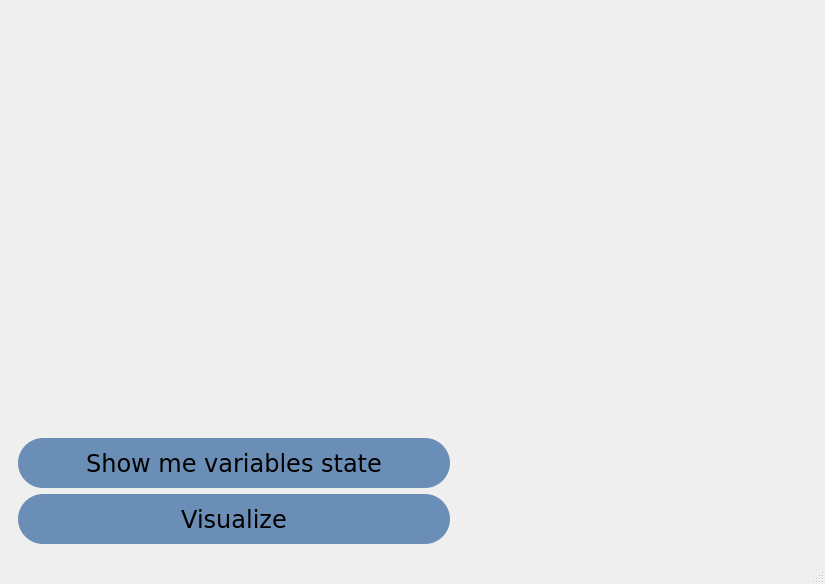
<?xml version="1.0" encoding="UTF-8"?>
<ui version="4.0">
 <class>MainWindow</class>
 <widget class="QMainWindow" name="MainWindow">
  <property name="geometry">
   <rect>
    <x>0</x>
    <y>0</y>
    <width>825</width>
    <height>584</height>
   </rect>
  </property>
  <property name="maximumSize">
   <size>
    <width>16777215</width>
    <height>16777215</height>
   </size>
  </property>
  <property name="windowTitle">
   <string>MainWindow</string>
  </property>
  <widget class="QWidget" name="centralwidget">
   <layout class="QGridLayout" name="gridLayout">
    <item row="0" column="0">
     <widget class="QWidget" name="widget" native="true">
      <property name="sizePolicy">
       <sizepolicy hsizetype="Fixed" vsizetype="Preferred">
        <horstretch>0</horstretch>
        <verstretch>0</verstretch>
       </sizepolicy>
      </property>
      <property name="minimumSize">
       <size>
        <width>450</width>
        <height>0</height>
       </size>
      </property>
      <layout class="QVBoxLayout" name="verticalLayout_2">
       <item>
        <widget class="CodeEditor" name="widget_4" native="true">
         <property name="sizePolicy">
          <sizepolicy hsizetype="Minimum" vsizetype="Minimum">
           <horstretch>0</horstretch>
           <verstretch>0</verstretch>
          </sizepolicy>
         </property>
         <property name="mouseTracking">
          <bool>false</bool>
         </property>
         <property name="autoFillBackground">
          <bool>false</bool>
         </property>
         <property name="styleSheet">
          <string notr="true"/>
         </property>
        </widget>
       </item>
       <item>
        <widget class="QPushButton" name="variables">
         <property name="minimumSize">
          <size>
           <width>0</width>
           <height>50</height>
          </size>
         </property>
         <property name="font">
          <font>
           <family>Verdana</family>
           <pointsize>18</pointsize>
           <weight>50</weight>
           <bold>false</bold>
          </font>
         </property>
         <property name="styleSheet">
          <string notr="true">QPushButton {
	border-radius: 25px;
	background-color: rgb(107, 142, 183);
	color : rgb(0,0,0);
}


QPushButton:hover{
	background-color: rgb(188, 211, 231);
}


QPushButton:clicked {
	color: rgb(241, 255, 253);
}</string>
         </property>
         <property name="text">
          <string>Show me variables state</string>
         </property>
        </widget>
       </item>
       <item>
        <widget class="QPushButton" name="Visualize">
         <property name="minimumSize">
          <size>
           <width>0</width>
           <height>50</height>
          </size>
         </property>
         <property name="font">
          <font>
           <family>Verdana</family>
           <pointsize>18</pointsize>
           <weight>50</weight>
           <italic>false</italic>
           <bold>false</bold>
          </font>
         </property>
         <property name="styleSheet">
          <string notr="true">QPushButton {
	border-radius: 25px;
	background-color: rgb(107, 142, 183);
	color : rgb(0,0,0);
}


QPushButton:hover{
	background-color: rgb(188, 211, 231);
}


QPushButton:clicked {
	color: rgb(241, 255, 253);
}</string>
         </property>
         <property name="text">
          <string>Visualize</string>
         </property>
        </widget>
       </item>
      </layout>
     </widget>
    </item>
    <item row="0" column="1">
     <widget class="QWidget" name="widget_2" native="true">
      <layout class="QVBoxLayout" name="verticalLayout">
       <item>
        <widget class="Viewer" name="widget_3" native="true">
         <property name="cursor">
          <cursorShape>PointingHandCursor</cursorShape>
         </property>
        </widget>
       </item>
       <item>
        <widget class="VariableExplorer" name="widget_5" native="true">
         <property name="sizePolicy">
          <sizepolicy hsizetype="Preferred" vsizetype="Fixed">
           <horstretch>0</horstretch>
           <verstretch>0</verstretch>
          </sizepolicy>
         </property>
         <property name="minimumSize">
          <size>
           <width>0</width>
           <height>100</height>
          </size>
         </property>
         <property name="cursor">
          <cursorShape>PointingHandCursor</cursorShape>
         </property>
        </widget>
       </item>
      </layout>
     </widget>
    </item>
   </layout>
  </widget>
  <widget class="QMenuBar" name="menubar">
   <property name="geometry">
    <rect>
     <x>0</x>
     <y>0</y>
     <width>825</width>
     <height>24</height>
    </rect>
   </property>
  </widget>
  <widget class="QStatusBar" name="statusbar"/>
 </widget>
 <customwidgets>
  <customwidget>
   <class>CodeEditor</class>
   <extends>QWidget</extends>
   <header>GUI/codeeditor.h</header>
   <container>1</container>
  </customwidget>
  <customwidget>
   <class>VariableExplorer</class>
   <extends>QWidget</extends>
   <header>GUI/variableexplorer.h</header>
   <container>1</container>
  </customwidget>
  <customwidget>
   <class>Viewer</class>
   <extends>QWidget</extends>
   <header>GUI/viewer.h</header>
   <container>1</container>
  </customwidget>
 </customwidgets>
 <resources/>
 <connections/>
</ui>
